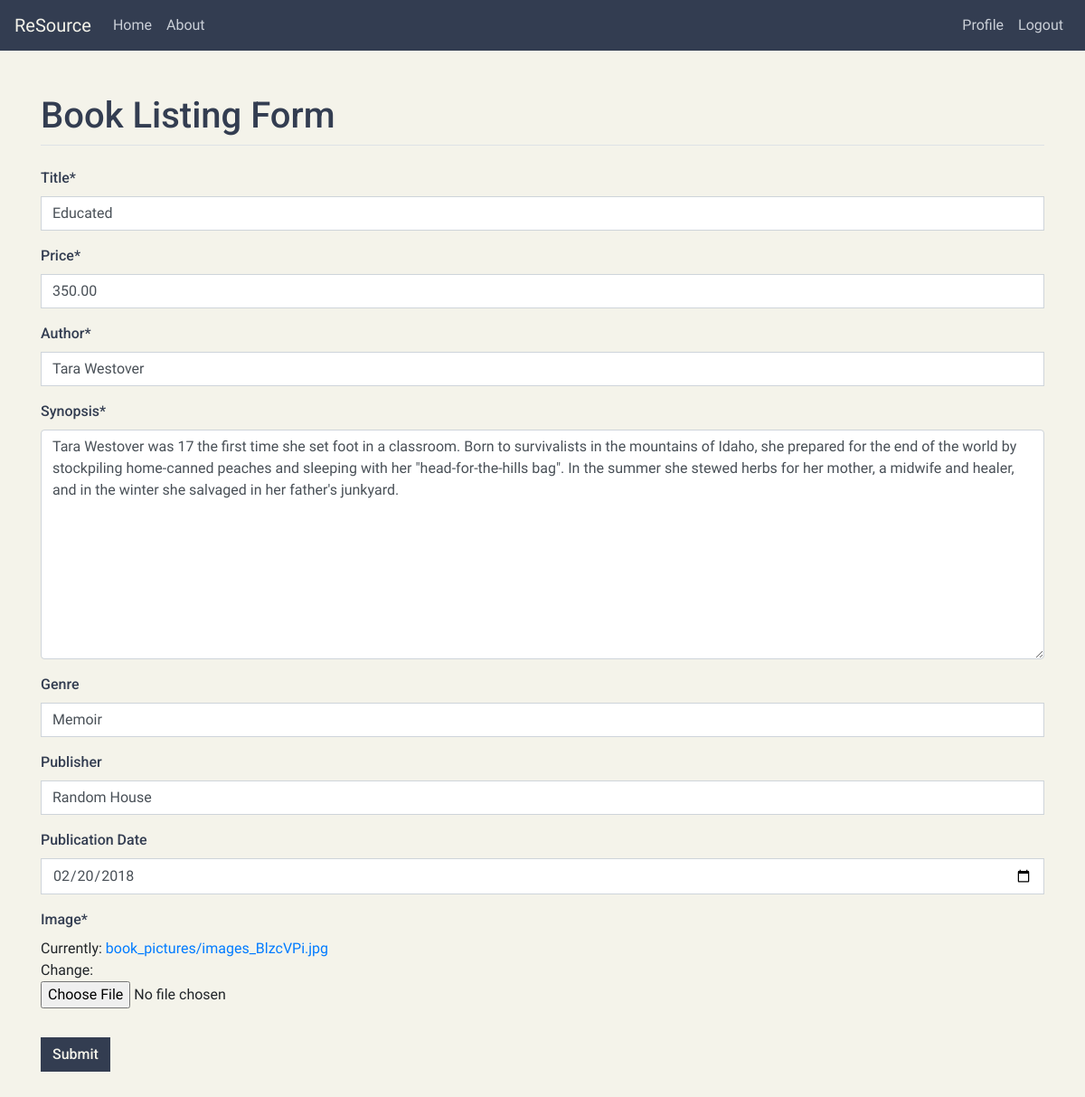
/book/4/update/ (signed in), run on the app's committed database.
### shop/models.py (models this page shows)
class Book(models.Model):
	title = models.CharField(max_length=255)
	price = models.DecimalField(max_digits=8,decimal_places=2, validators=[MinValueValidator(0)])
	author = models.CharField(max_length=255)
	synopsis = models.TextField()
	genre = models.CharField(max_length=255, blank=True)
	publisher = models.CharField(max_length=255, blank=True)
	publicationDate = models.DateField(null=True, blank=True, verbose_name='Publication Date')
	image = models.ImageField(default='default.jpg',upload_to="book_pictures")
	timestamp = models.DateTimeField(default=timezone.now)
	seller = models.ForeignKey(User, on_delete=models.CASCADE)
	"""

	__str__ method (Created on 0/21/20) - This creates a more readable string representation of the object.
	It takes in the instance of the class itself and returns the title of the book.

	"""
	def __str__(self):
		return self.title
	"""

	get_absolute_url method (Created on 0/21/20) - It tell Django how to calculate the canonical URL for an object.
	It takes in the instance of the class itself return a string that can be used to refer to the object over HTTP.

	"""
	def get_absolute_url(self):
		return reverse('book-detail',kwargs={'pk': self.pk})

### shop/views.py (the view)
# urls.py: path('book/<int:pk>/update/', BookUpdateView.as_view(), name='book-update'),
class BookUpdateView(LoginRequiredMixin, UserPassesTestMixin, UpdateView):
	model = Book
	form_class = BookCreateForm
	"""

	form_valid method (Created on 1/22/20) -  Re: form_valid method in BookCreateView

	"""
	def form_valid(self,form):
		form.instance.seller = self.request.user
		return super().form_valid(form)
	"""

	test_func method (Created on 1/22/20) -  This method checks if the seller associated with
	a particular listing is the current logged-in user themself. It returns a boolean value of
	either True or False.

	"""
	def test_func(self):
		book = self.get_object()
		if self.request.user == book.seller:
			return True
		return False

### shop/forms.py
class BookCreateForm(forms.ModelForm):
	class Meta:
		model = Book
		fields = ['title','price','author','synopsis','genre','publisher','publicationDate','image']
		widgets = {
			'publicationDate': forms.TextInput(attrs={'type':'date'}),
		}

### shop/templates/shop/book_form.html (shortened to what this page needs)
{% extends "shop/base.html" %}
{% load crispy_forms_tags %}
{% block content %}
<div class="container my-5" id="book-form-container">
	<form method="POST"  enctype='multipart/form-data' novalidate>
		<fieldset class="form-group">
			<legend class="border-bottom mb-4" id="book-form-title"><h1>Book Listing Form</h1></legend>
			{{ form|crispy }}
		</fieldset>
		<div class="form-group">
			<button class="btn btn-info" type="submit"> Submit </button>
		</div>
	</form>
</div>
{% endblock content %}

### shop/static/shop/main.css (style rules this page uses)
body { background: #F4F3EA; font-family: 'Gelasio', serif; }
.btn-info { background-color: #333D51; color: #F4F3EA; border-radius: 0px; border: 1px solid #333D51; font-family: 'Roboto', sans-serif !important; font-weight:500; }
#book-list-title > a, #book-list-subtitle, #read-more, #book-detail-title, #book-form-title, label, #user-name, #register-title, #login-title { font-family: 'Roboto', sans-serif !important; font-weight:500; color: #333D51 !important; }
input { border-radius:0px !important; }

### data on the page
Book: title "Educated", price "350.00", author "Tara Westover", synopsis "Tara Westover was 17 the first time she set foot in a classroom. Born to survivalists in the mountains of Idaho, she prepared for the end of the world by stockpiling home-canned peaches and sleeping with her \"head-for-the-hills bag\". In the summer she stewed herbs for her mother, a midwife and healer, and in the winter she salvaged in her father's junkyard.", genre "Memoir", publisher "Random House", publicationDate "02/20/2018"
